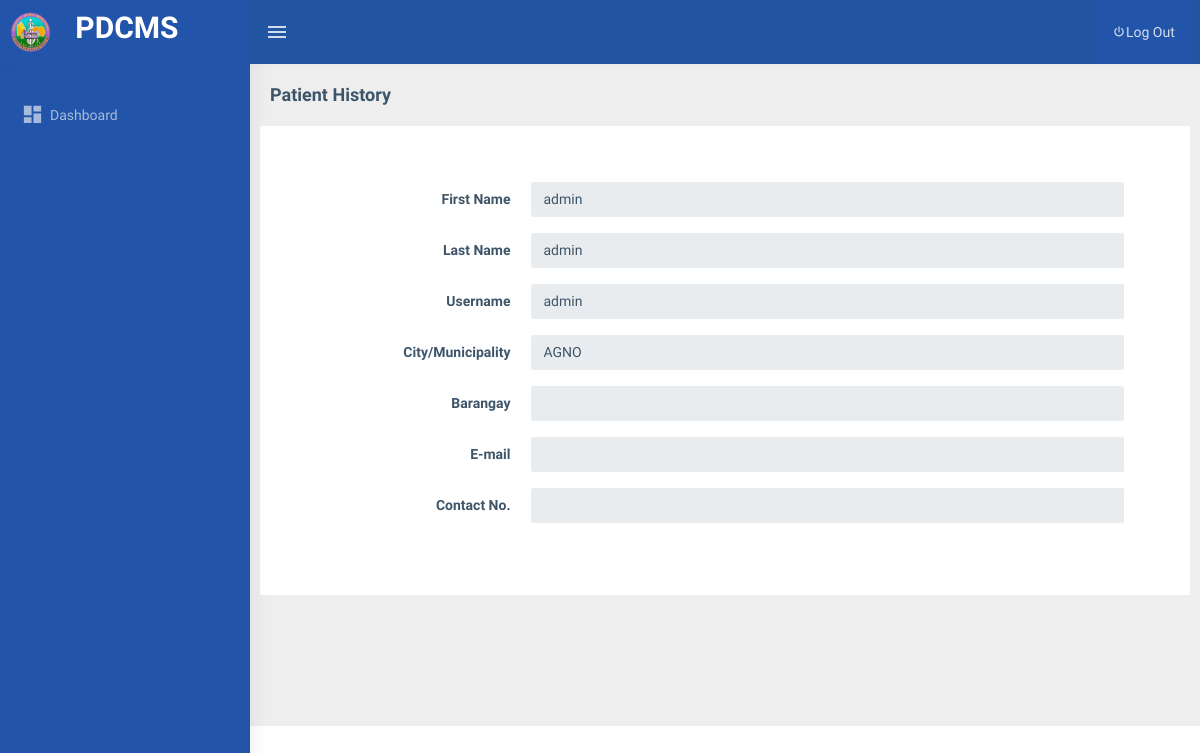
Screenshot of /dental_admin/patient_history.php?id=1 with the database file from the repository.
### tables this page shows
CREATE TABLE `tbl_user` (
  `id` int(11) NOT NULL AUTO_INCREMENT,
  `access_id` int(11) DEFAULT NULL,
  `username` varchar(255) DEFAULT NULL,
  `password` varchar(255) DEFAULT NULL,
  `clinic_id` int(11) DEFAULT NULL,
  PRIMARY KEY (`id`)
);

CREATE TABLE `tbl_userinfo` (
  `id` int(255) NOT NULL AUTO_INCREMENT,
  `municipality` varchar(255) NOT NULL,
  `barangay` varchar(255) NOT NULL,
  `email` varchar(255) NOT NULL,
  `contact` varchar(255) DEFAULT NULL,
  `first_name` varchar(255) DEFAULT NULL,
  `last_name` varchar(255) DEFAULT NULL,
  PRIMARY KEY (`id`)
);

### includes/functions.php (called while the page is built, shortened)
<?php
function get_one($sql)
{
    $result = mysqli_query($_SESSION['conn'], $sql);
    while ($row = mysqli_fetch_object($result)) {
        return $row;
    }
}
function get_list($sql)
{
    $result = mysqli_query($_SESSION['conn'], $sql);
    $temp = array();
    while ($row = $result->fetch_assoc()) {
        $temp[] = $row;
    }
    return $temp;
}

### dental_admin/patient_history.php (the view, shortened to what this page needs)
<?php include 'header.php'; ?>
<div class="page-wrapper">
  <div class="page-breadcrumb">
    <div class="row">
      <div class="col-12 d-flex no-block align-items-center">
        <h4 class="page-title">Patient History</h4>
      </div>
    </div>
  </div>
  <div class="container-fluid">
    <div class="row">
      <div class="card">
        <div class="card-body">
          <form class="form-horizontal" method="post" onsubmit="return confirm('Are you sure?');" enctype="multipart/form-data">
            <div class="modal-body">
              <div class="card-body">
                <?php $id = $_GET['id'] ?>
                <?php $default = get_one("select u.id,ui.municipality,ui.barangay,ui.email,ui.contact,u.username,u.password,ui.first_name,ui.last_name from tbl_user u inner join tbl_userinfo ui on ui.id = u.id where u.id = '$id'") ?>
                <div class="form-group row">
                  <label for="fname" class="col-sm-3 text-end control-label col-form-label">First Name</label>
                  <div class="col-sm-9">
                    <input disabled type="text" class="form-control" id="fname" name="first_name" required value="<?= $default->first_name ?>">
                  </div>
                </div>
                <div class="form-group row">
                  <label for="fname" class="col-sm-3 text-end control-label col-form-label">Last Name</label>
                  <div class="col-sm-9">
                    <input disabled type="text" class="form-control" id="fname" name="last_name" required value="<?= $default->last_name ?>">
                  </div>
                </div>
                <div class="form-group row">
                  <label for="fname" class="col-sm-3 text-end control-label col-form-label">Username</label>
                  <div class="col-sm-9">
                    <input disabled type="text" class="form-control" id="fname" name="username" required value="<?= $default->username ?>">
                  </div>
                </div>
                <div class="form-group row">
                  <label for="fname" class="col-sm-3 text-end control-label col-form-label">City/Municipality</label>
                  <div class="col-sm-9">
                    <select disabled name="municipality" id="municipality" class="form-control">
                      <?php foreach (get_list("SELECT * from tbl_city") as $res) { ?>
                        <option value="<?= $res['id'] ?>" <?= ($default->municipality == $res['id']) ? 'selected' : ''  ?>><?= $res['name'] ?></option>
                      <?php } ?>
                    </select>
                  </div>
                </div>
                <div class="form-group row">
                  <label for="fname" class="col-sm-3 text-end control-label col-form-label">Barangay</label>
                  <div class="col-sm-9">
                    <select disabled name="barangay" id="barangay" class="form-control">
                    </select>
                  </div>
                </div>
                <div class="form-group row">
                  <label for="fname" class="col-sm-3 text-end control-label col-form-label">E-mail</label>
                  <div class="col-sm-9">
                    <input disabled type="email" class="form-control" id="fname" name="email" required value="<?= $default->email ?>">
                  </div>
                </div>
                <div class="form-group row">
                  <label for="fname" class="col-sm-3 text-end control-label col-form-label">Contact No.</label>
                  <div class="col-sm-9">
                    <input disabled type="number" class="form-control" id="fname" name="contact" required value="<?= $default->contact ?>">
                  </div>
                </div>
              </div>
            </div>
          </form>
        </div>
      </div>
    </div>
  </div>
</div>
</div>
<?php include 'footer.php'; ?>

### rows the page displays
tbl_user: first_name "admin", last_name "admin", username "admin"

### other values shown
form field municipality "AGNO"
